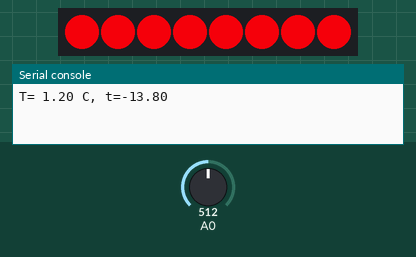
Recording of a program running on a simulated ESP8266 board running MicroPython. On the bench: 8 RGB LEDs in strip order, left to right, the last lines printed to the serial console. The inputs (shaded band) are chosen by the test bench; at power-on: A0 = 512 (analog values on the 0–1023 scale). Dim RGB values are drawn brighter than linear.

Above: at 2.2 s.
2.3 s: A0 set to 900
At 4.4 s:
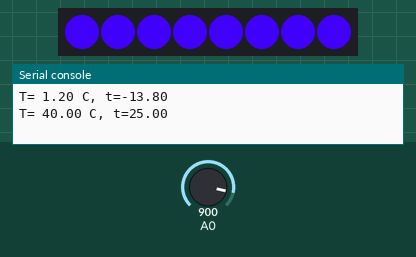
5.0 s: A0 set to 1023
At 5.9 s:
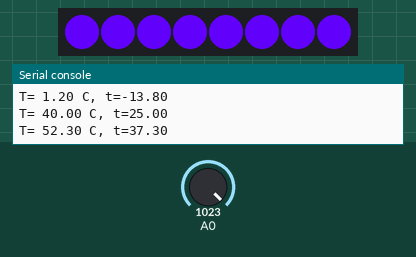
7.7 s: A0 set to 716
At 10.3 s:
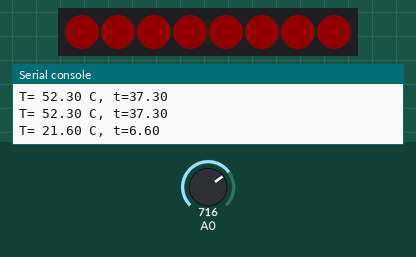
Timing chart, 0 to 11.8 s (numbered marks = the images above; inputs shaded):
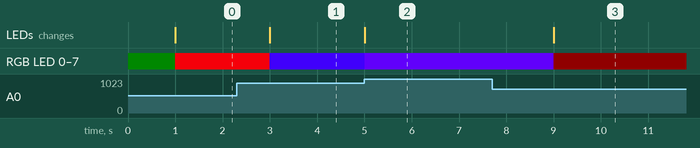

The program:

tmp_pixel.py
```python
# demo of temperature-controlled neopixel ring
# 2017-0813 PePo - extracted from tutorial Tony D!, youtube
#  TMP36 instead of humidity
#
# Configuration:
# TMP36 is direct connected to ADC-port of Huzzah
# 8-neopixel stick is direct connected to pin 16 of Huzzah
# neopixelstick is powered from USB-port (which is 5V?!)
# TMP36 is powered from 3.3V (Huzzah)

from micropython import const
#import dht
import machine
import neopixel
import time

# h/w configuration
__NEOPIXEL_PIN = const(15)
__NUMBER_OF_PIXELS = const(8) #neopixel-stick
__TMP_PIN = const(0) # ADC ESP8266 must be 0
#__DHT_PIN = const(13)
__MAX_BRIGHTNESS = const(50)

np = neopixel.NeoPixel(machine.Pin(__NEOPIXEL_PIN, machine.Pin.OUT), __NUMBER_OF_PIXELS)
# test the pixels
np.fill((0,10,0))
np.write()
time.sleep(1.0)
# blank the pixels
np.fill((0,0,0))
np.write()

#TMP36 sensor
tmp = machine.ADC(__TMP_PIN)
def temp(value):
    return (value - 500)/10.0

# read temperature, map it on scale to 40 i.e. enlarge the differences to see color differences
# 15 < t < 35: t - 15 -> scale 0 - 20
try:
    while True:
        temp_celsius = temp(tmp.read())
        t = temp_celsius - 15.0 #scale down
        print('T= {0:0.2f} C, t={1:0.2f}'.format(temp_celsius, t))
        # convert humidity to color
        red = (t/20.0) * __MAX_BRIGHTNESS
        blue = ((20.0 - temp_celsius)/100.0) * __MAX_BRIGHTNESS
        np.fill((int(red), 0, int(blue)))
        np.write()
        time.sleep(2.0)
except OSError:
    pass
except:
    print('done')
```

Measured:
- after the input at 2.3 s, RGB LED 0–7: RGB(222, 0, 9) → RGB(62, 0, 246) after 0.70 s; the LEDs: change after 0.70 s (image 1)
- after the input at 5.0 s, RGB LED 0–7: RGB(62, 0, 246) → RGB(93, 0, 240) at once; the LEDs: change at once (image 2)
- after the input at 7.7 s, RGB LED 0–7: RGB(93, 0, 240) → RGB(16, 0, 0) after 1.3 s; the LEDs: change after 1.3 s (image 3)
